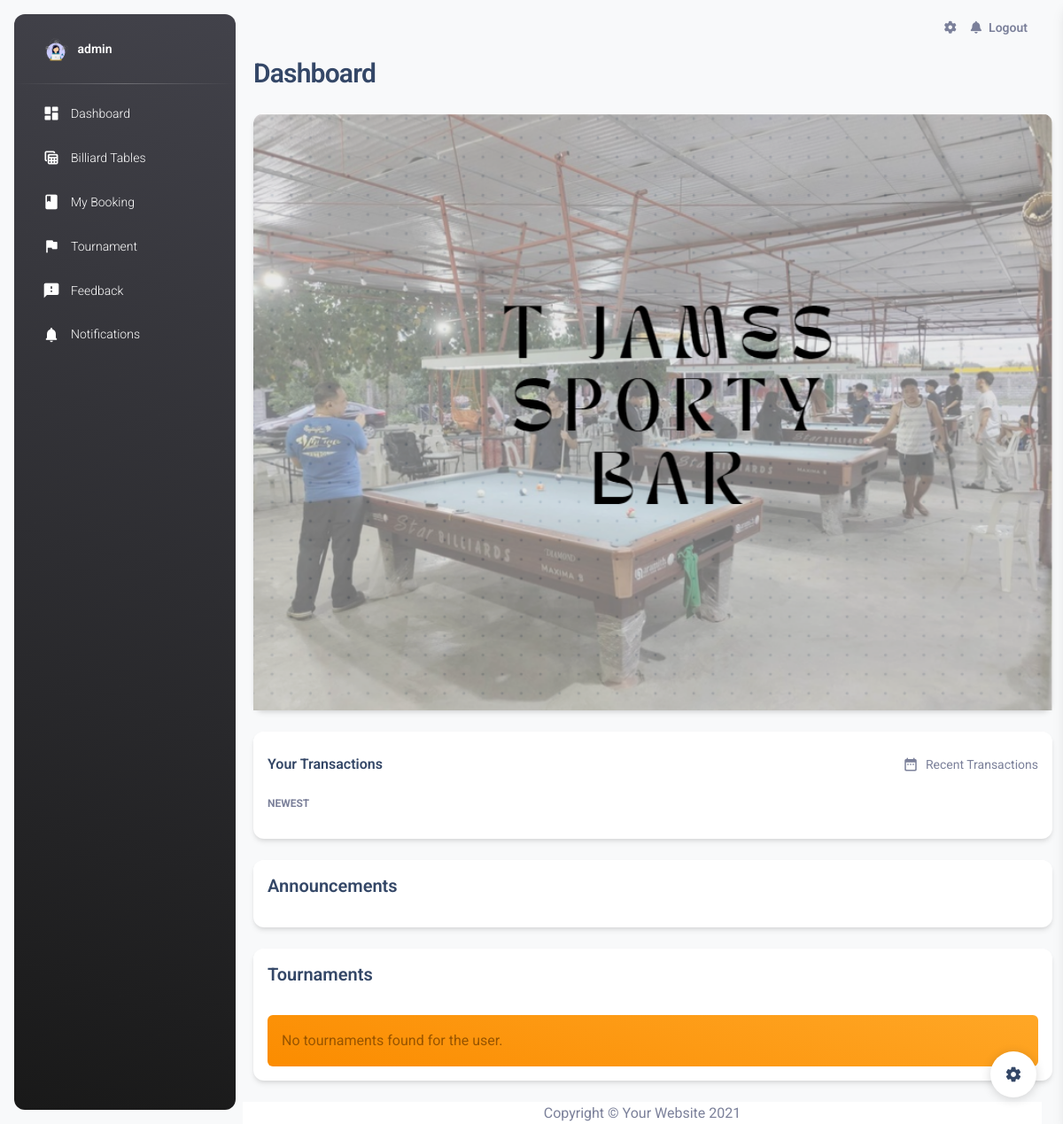
Before: /user_dashboard.php (signed in) with the older database file.
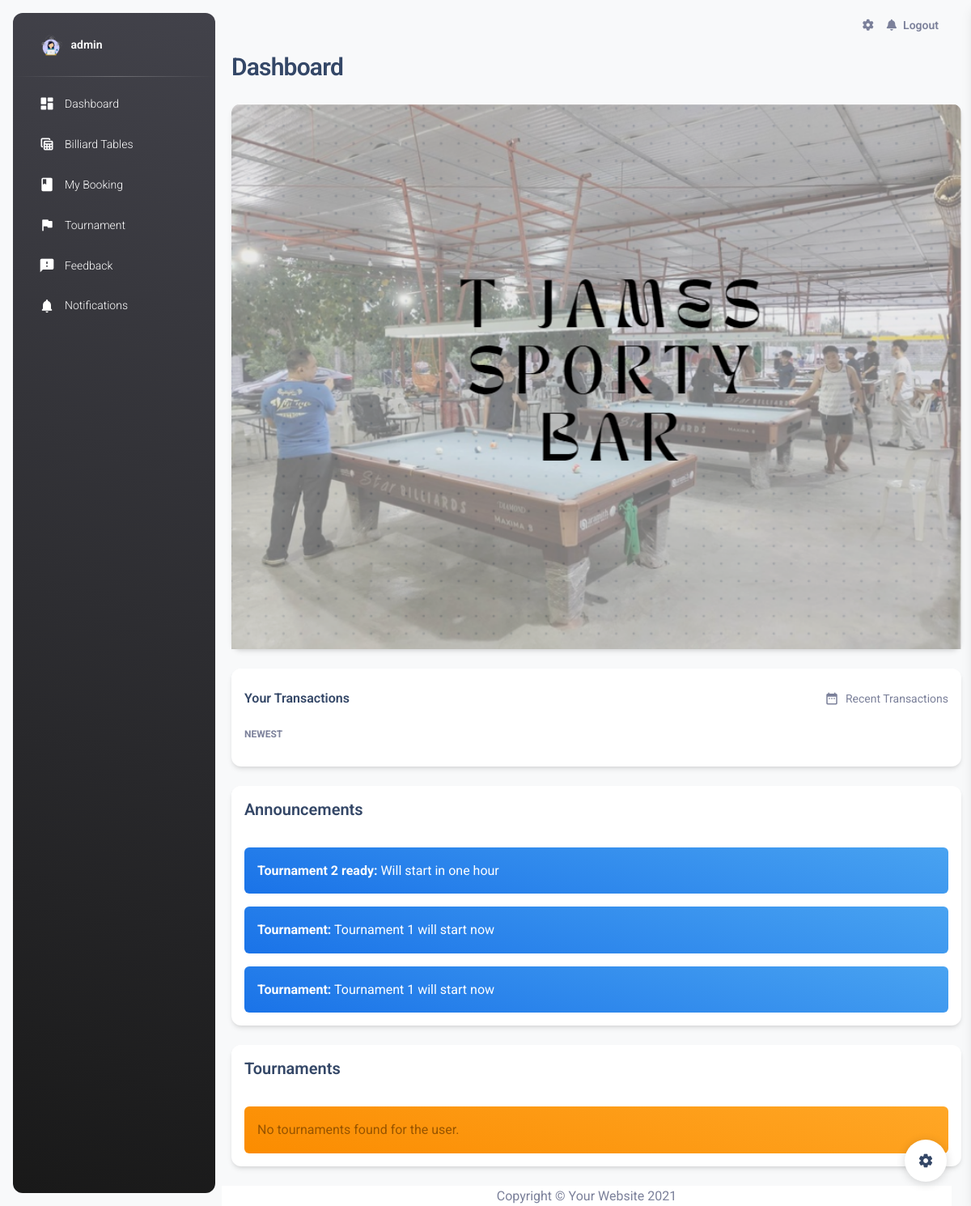
After: the same page with the newer database file.
### tables this page shows
CREATE TABLE `announcements` (
  `id` int(11) NOT NULL,
  `title` varchar(255) NOT NULL,
  `body` text NOT NULL,
  `created_at` timestamp NOT NULL DEFAULT current_timestamp()
);

### user_dashboard.php (the view, shortened to what the changed rows need)
<?php
include 'conn.php';
try {
    $stmt = $conn->prepare("SELECT id, title, body, created_at FROM announcements ORDER BY created_at DESC");
    $stmt->execute();
    $announcements = $stmt->fetchAll(PDO::FETCH_ASSOC);
} catch (PDOException $e) {
    echo "Failed " . $e->getMessage();
}
?>
<!DOCTYPE html>
<html lang="en">
   <head>
      <link href="./assets/css/nucleo-icons.css" rel="stylesheet" />
      <link href="./assets/css/nucleo-svg.css" rel="stylesheet" />
      <link id="pagestyle" href="./assets/css/material-dashboard.css?v=3.1.0" rel="stylesheet" />
      <link href="vendor/fontawesome-free/css/all.min.css" rel="stylesheet" type="text/css">
   </head>
   <body class="g-sidenav-show  bg-gray-100">
      <main class="main-content border-radius-lg ">
         <div class="container-fluid">
         <div class="d-sm-flex align-items-center justify-content-between mb-4">
            <h1 class="h3 mb-0 text-gray-800">Dashboard</h1>
         </div>
         <div class="card mt-4">
            <div class="card-body p-3 pb-0">
               <?php foreach ($announcements as $announcement): ?>
                     <div class="alert alert-info alert-dismissible fade show custom-alert" role="alert">
                        <strong><?php echo htmlspecialchars($announcement['title']); ?>:</strong>
                        <?php echo htmlspecialchars($announcement['body']); ?>
                        <button type="button" class="btn-close" data-bs-dismiss="alert" aria-label="Close"></button>
                     </div>
               <?php endforeach; ?>
            </div>
         </div>
      </main>
   </body>
</html>

Changed rows visible on the page:
added announcements: title "Tournament 2 ready", body "Will start in one hour"
added announcements: title "Tournament", body "Tournament 1 will start now"
added announcements: title "Tournament", body "Tournament 1 will start now"
